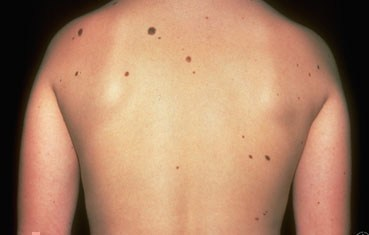
#> input picture Test_Images/mole2.0.jpg, 369 x 235 px, found by its file name
$ python __main__.py   (older library calls are emulated)
#> lines starting #> are read from the running program, lines starting #| are printed output that depends on the picture; after the words box and inside, x2 and y2 are one past the last pixel; in counts of white or black regions, pixels touching at a corner belong together
### Mole_Detector_1_2/compute_stats.py
import numpy as np
import cv2
import os

from Blob import Blob

def compute_formfactor(radius, area):
    #computre circle perimeter
    perimeter = np.pi * radius * 2
    #compute circularity
    circularity = (np.pi*4*area)/np.power(perimeter,2)
    return circularity

def compute_roundness (diameter, radius, area):
    roundness = (4*area)/(np.pi*np.power((diameter),2))
    return roundness

def error_metric (xs, ys,x1,y1,x2,y2):
    #https://en.wikipedia.org/wiki/Distance_from_a_point_to_a_line
    error = 0
    for x,y in zip(xs,ys):
        numerator = np.abs(((y2-y1)*x) - ((x2-x1)*y) + ((x2*y1) - (y2*x1)))
        denomonator = np.sqrt(np.power(y2-y1,2) + np.power(x2-x1,2))
        distance = np.power(numerator/denomonator,2)
        error += distance

    return error

def compute_lobf(roi,id):
    #find contours
    _, roi_cnt, h = cv2.findContours(roi, cv2.RETR_TREE, cv2.CHAIN_APPROX_SIMPLE)
    rows,cols = roi.shape[:2]
    for cnt in roi_cnt:
        rect = cv2.minAreaRect(cnt)
        box = cv2.boxPoints(rect)
        #print (box)
        #(vx, vy) is a normalized vector collinear to the line and (x0, y0) is a point on the line.
        [vx,vy,x,y] = cv2.fitLine(cnt, cv2.DIST_L2,0,0.01,0.01)
        #print (str(vx) + "," + str(vy) + "," + str(x) + "," + str(y))
        #get y cords from normal and contour cords
        lefty = int((-x*vy/vx) + y)
        righty = int(((cols-x)*vy/vx)+y)
        roi = cv2.cvtColor(roi, cv2.COLOR_GRAY2RGB)
        #draw line
        cv2.line(roi,(cols-1,righty),(0,lefty),(0,255,0),1)
        #print ("("+str(cols-1) + "," + str(righty) + ") -> (0," + str(lefty) + ") \n")
        #caluclate error
        xs = box[:,0]
        ys = box[:,1]
        error = error_metric (xs, ys,cols-1,righty,0,lefty)
        #cv2.imwrite("roi" + str(error) +" --"+str(id) + ".png", roi)

        return (cols-1,righty),(0,lefty), error


def compute_stats (num_labels,labels, stats, centroids, img, x_i, y_i, i, og):
    blobs = []
    #start = timeit.default_timer()
    #get component centroid coordinates
    x,y = centroids[i]
    #compute statistics
    # cv2.CC_STAT_LEFT The leftmost (x) coordinate which is the inclusive start of the bounding box in the horizontal direction.
    # cv2.CC_STAT_TOP The topmost (y) coordinate which is the inclusive start of the bounding box in the vertical direction.
    # cv2.CC_STAT_WIDTH The horizontal size of the bounding box
    # cv2.CC_STAT_HEIGHT The vertical size of the bounding box
    # cv2.CC_STAT_AREA The total area (in pixels) of the connected component

    width = stats[i,cv2.CC_STAT_WIDTH]
    height = stats[i, cv2.CC_STAT_HEIGHT]
    if height > 20:
        return None,None,None,None,None, None
    radius = (height + width)/2
    area = stats[i, cv2.CC_STAT_AREA]

    #these are the top left x, y coordinates = ONLY TO BE USED FOR GETTING ROI
    x_l = stats[i,cv2.CC_STAT_LEFT]
    y_l = stats[i,cv2.CC_STAT_TOP]

    #compute line
    #slope, y_int= compute_lobf(x,y,x_l,y_l)

    #stop = timeit.default_timer()
    #print('Time to calculate properties: ', stop - start)

    #remove everything except for component i to create isolated component matrix
    #get connected component roi
    roi = og[y_l-1: y_l+height+1, x_l-1:x_l+width+1]
    #stop = timeit.default_timer()
    #print('Time to create cm and roi: ', stop - start)

    #----------------MEASURES-------------------------------------------------------------------
    #radius = (height + width)/2

    #compute more statistics related to roundness
    radius = np.sqrt((area/np.pi))
    formfactor = compute_formfactor (radius, area)
    bounding_box_area_ratio = area/(height*width)
    if height > width:
        roundness = compute_roundness (height, radius, area)
        aspect_ratio = height/width
    else:
        roundness = compute_roundness (width, radius, area)
        aspect_ratio = width/height

    # [8 lines of commented-out code are left out]
    try:
        cord1, cord2, error = compute_lobf(roi, x_l*y_l)
        x1,y1 = cord1
        x2,y2 = cord2
    except TypeError:
        print ("cant calculate line of best fit")
        error = 0

    cv2.imwrite(os.path.join("/Users/2020shatgiskessell/Desktop/New_Mole_Detector/ANN_Images_Fiverr" , "roi19" + str(i) + ".png"), roi)

    #COMMENT OUT WHEN COLLECTING ANN DATA!!!!!
    #if the error is below 16, (the line of best fit closely matches connect component) return none
    if error < 16:
        return None,None,None,None,None, None


    # print ("(" + str(x1) + ","+str(y1)+")")
    # print ("(" + str(x2) + ","+str(y2)+")")
    # print ("\n")

    #next step: calculate residuals and do some sort of analysis

    #try  and bounding_box_area_ratio >= 0.5
    if roundness > 0.2 and 0.9 < aspect_ratio < 3 and 1.1 >= formfactor > 0.9:
        blob = Blob()
        blob.radius = radius
        blob.x = x+x_i
        blob.y = y+y_i
        #blob.matrix = component_matrix
        blob.roi = roi
        blobs.append(blob)


    return blobs

#Compactness of a BLOB is defined as the ratio of the BLOB’s area to the area of the bounding box. This can be used to distinguish compact BLOBs from noncompact ones.
#Center of the bounding box is a fast approximation of the center of mass. In mathematical terms the center of the bounding box, (xbb,ybb) is calculated as
#Compute color of blob
#   - look into HSV
#   - sum pixel intensities

### Mole_Detector_1_2/Blob.py
class Blob ():
    def __init__ (self, x = None,y = None,area = None, roi = None, matrix = None, radius = None, color = None):
        self.x = x
        self.y = y
        self.area = area
        self.roi = roi
        self.matrix = matrix
        self.radius = radius
        self.color = color

### Mole_Detector_1_2/__main__.py
#!/usr/bin/env python3
# -*- coding: utf-8 -*-
"""
Created on Fri March 15 20:05:23 2019

@author: 2020shatgiskessell
"""

import sys
sys.path.insert(0, '/Users/2020shatgiskessell/anaconda3/pkgs/opencv-3.3.1-py36h60a5f38_1/lib/python3.6/site-packages/opencv3')
import cv2
import numpy as np
import timeit
import time
import sys
import matplotlib.pyplot as plt
from scipy.spatial import distance
from sklearn.cluster import DBSCAN
import warnings
import concurrent.futures
from concurrent.futures import ThreadPoolExecutor

sys.path.append('/Users/2020shatgiskessell/Desktop/New_Mole_Detector-master/Mole_Detector_1_2/')
from compute_stats import compute_stats
from Blob import Blob
#ヽ(≧Д≦)ノ
warnings.filterwarnings("ignore")

# from skimage import data
# img = data.hubble_deep_field()[0:500, 0:500]

img = cv2.imread("/Users/2020shatgiskessell/Desktop/New_Mole_Detector-master/Test_Images/mole2.0.jpg")
#> img is the input picture: shape (235, 369, 3); mean B, G, R 101.1, 128.6, 169.2
img2 = cv2.imread("/Users/2020shatgiskessell/Desktop/New_Mole_Detector-master/Test_Images/mole3.0.jpg")
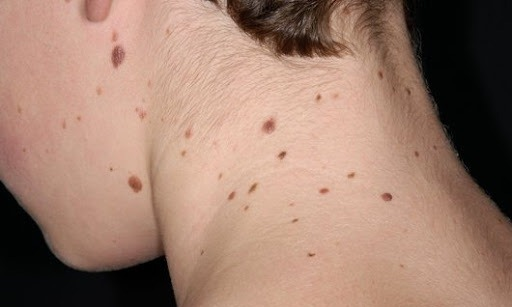
#> input picture Test_Images/mole3.0.jpg, 512 x 307 px, found by its file name
#> img2 is the input picture: shape (307, 512, 3); mean B, G, R 110.8, 126.8, 159.3
img3 = cv2.imread("/Users/2020shatgiskessell/Desktop/New_Mole_Detector-master/Test_Images/mole4.0.jpg")
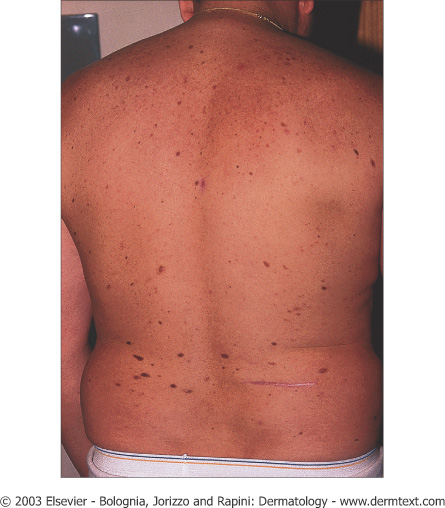
#> input picture Test_Images/mole4.0.jpg, 445 x 508 px, found by its file name
#> img3 is the input picture: shape (508, 445, 3); mean B, G, R 138.2, 147.3, 194.9
img4 = cv2.imread("/Users/2020shatgiskessell/Desktop/New_Mole_Detector-master/Test_Images/mole5.jpg")


#SKIN DETECTOR CNN
#https://github.com/HasnainRaz/Skin-Segmentation-TensorFlow

def draw_blobs (image, blobs):
    #draw blobs
    for blob in blobs:
        if blob != None:
            cv2.circle(image, (int(blob.x),int(blob.y)), 5, (0,255,0), 1)

# [23 lines left out: functions draw_blobs_coordinates, imshow_components, not called in this run]


def blob_detector (img, x_i, y_i):
    og = img.copy()
    img = cv2.Canny(img, 100, 200)

    blobs = []
    #get connected components of fg
    #print ("calculating connected components...")
    output = cv2.connectedComponentsWithStats(img, 4, cv2.CV_32S)
    # Get the results
    # The first cell is the number of labels
    #print ("calculating statistics...")
    num_labels = output[0]
    # The second cell is the label matrix
    labels = output[1]
    # The third cell is the stat matrix
    stats = output[2]
    # The fourth cell is the centroid matrix
    centroids = output[3]
    #print (centroids)
    #print(np.where(labels == 2))
    roundnesses = []
    aspect_ratios = []
    formfactors = []
    errors = []
    rois = []
    #imshow_components(labels, og)
    #print ("calculating connected components properties...")
    with concurrent.futures.ThreadPoolExecutor(5) as executor:
        future_moles = {executor.submit(compute_stats, num_labels,labels, stats, centroids, img, x_i, y_i, i, og):i for i in range(num_labels)}
        for future in concurrent.futures.as_completed(future_moles):
            found_blobs = future.result()
            if found_blobs != None:
                blobs.extend(found_blobs)
    # [5 lines of commented-out code are left out]
    return blobs

# [35 lines left out: functions sobel, Laplacian_sharpen2, not called in this run]

def Laplacian_sharpen(img):
    im_gray = cv2.cvtColor(img, cv2.COLOR_BGR2GRAY)
    img_blur = cv2.GaussianBlur(im_gray,(5,5),0)
    #img_blur2 = cv2.GaussianBlur(im_gray,(5,5),0)

    img_lap = cv2.Laplacian(img_blur, cv2.CV_16S, 3)
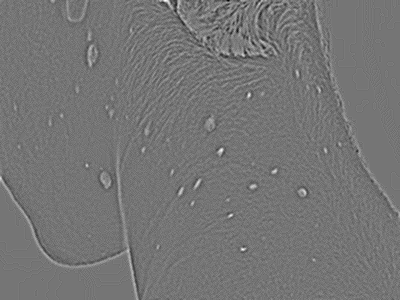
#> img_lap: shape (300, 400) int16; min -30, max 35, mean 0; drawn with min black and max white
    im_gray = np.float32(im_gray)
    subtracted = im_gray - img_lap
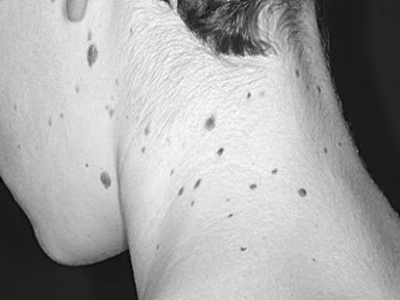
#> subtracted: shape (300, 400) float32; min -24, max 218, mean 134.5; drawn with min black and max white
    subtracted = np.clip(subtracted, 0, 255)
    #subtract_gus = img_blur2 - img_blur

    #img_lap = img_lap.astype('uint8')
    subtracted = subtracted.astype('uint8')
    return subtracted

def mse(x, y):
    return np.linalg.norm(x - y)

# [4 lines left out: function get_centroid, not called in this run]

def plot_mole_coordinates (blobs):
    x = []
    y = []
    #get x and y coordinates for every blob
    for blob in blobs:
        if blob != None:
            x.append(blob.x)
            y.append(blob.y)
    #plt.scatter(x, y)
    #plt.show()
    return x,y

def get_skin(img, sharpened):
    lower = np.array([0, 48, 80], dtype = "uint8")
    upper = np.array([20, 255, 255], dtype = "uint8")
    converted = cv2.cvtColor(img, cv2.COLOR_BGR2HSV)
#> converted: shape (300, 400, 3); mean H, S, V 20.6, 84.8, 159.5
    skinMask = cv2.inRange(converted, lower, upper)
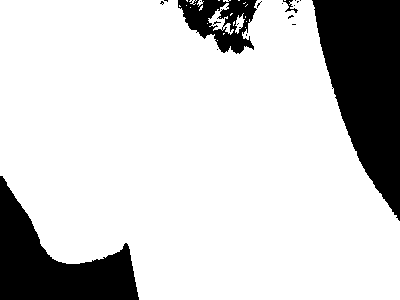
#> skinMask: shape (300, 400); 81.3% white; 19 black regions (15 under 20 px), largest, box (x1, y1, x2, y2) and area: (312, 0, 400, 221) 12151, (0, 176, 139, 300) 7864, (178, 0, 257, 54) 2325, (283, 0, 298, 13) 62

    kernel = cv2.getStructuringElement(cv2.MORPH_ELLIPSE, (11, 11))
    skinMask = cv2.erode(skinMask, kernel, iterations = 2)
#> skinMask: shape (300, 400); 74% white; 2 black regions, box (x1, y1, x2, y2) and area: (150, 0, 400, 231) 20795, (0, 166, 149, 300) 10422
    skinMask = cv2.dilate(skinMask, kernel, iterations = 2)
#> skinMask: shape (300, 400); 80.2% white; 3 black regions, box (x1, y1, x2, y2) and area: (280, 0, 400, 221) 12742, (0, 176, 139, 300) 7887, (160, 0, 263, 54) 3104
    skinMask = cv2.morphologyEx(skinMask, cv2.MORPH_OPEN, kernel)
    skinMask = cv2.morphologyEx(skinMask, cv2.MORPH_CLOSE, kernel)
#> skinMask: shape (300, 400); 80.3% white; 3 black regions, box (x1, y1, x2, y2) and area: (282, 0, 400, 218) 12714, (0, 178, 139, 300) 7846, (171, 0, 261, 54) 3035

    skinMask = cv2.GaussianBlur(skinMask, (3,3),0)

    sharpened = cv2.bitwise_and(sharpened, sharpened, mask = skinMask)
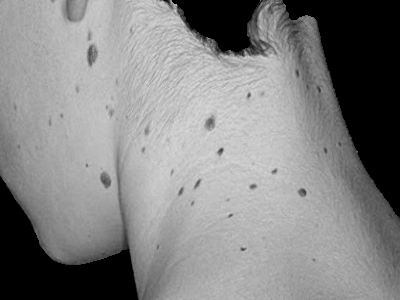
#> sharpened: shape (300, 400); min 0, max 218, mean 132.1

    return sharpened

# [11 lines left out: function load_video, not called in this run]

#When you filter connected components by size, it also gets rid of bigger moles_recognized
def main (img, id_, detect_skin):
    #resize image to 400x300 (4:3 aspect ratio)
    start = timeit.default_timer()
    img = cv2.resize(img, (400,300))

    #draw blobs on image
    img1 = img.copy()
    #img2 = img.copy()
    #img3 = img.copy()
    img4 = img.copy()

    #create sliding window to detect initial blobs
    #blobs_found = sliding_window(img1, 5, [32,32])
    #print ("sharpening image...")
    sharpened = Laplacian_sharpen(img1)
    #sharpened2 = Laplacian_sharpen2(img1)
    #cv2.imwrite("sharpened1.png", sharpened)
    #sharpened = sobel(img1)

    if detect_skin:
        sharpened = get_skin(img1, sharpened)

    blobs = blob_detector(sharpened,0,0)
#> in blob_detector, `img = cv2.Canny(img, 100, 200)`: img: shape (300, 400); 2.2% white in thin lines or dots
#> in blob_detector, `num_labels = output[0]`: num_labels = 96
#> in blob_detector, `labels = output[1]`:
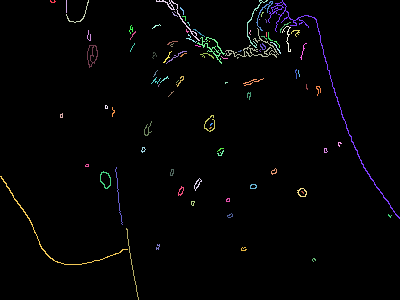
#> labels: shape (300, 400) int32; 96 distinct labels, from 0 to 95; one colour per label, 0 black
#> in blob_detector, `stats = output[2]`: stats = 96 rows, first 6: [0, 0, 400, 300, 117365], [50, 0, 6, 3, 10], [66, 0, 1, 13, 13], [66, 0, 23, 23, 47], [156, 0, 44, 41, 115], [247, 0, 21, 48, 81]
#> in blob_detector, `centroids = output[3]`: centroids = 96 pairs, first value 50.96 to 389.3, second value 1.2 to 263
#> in blob_detector, `future_moles = {executor.submit(compute_stats, num_labels,labels, stat..`: future_moles = 96 items
#> the loop in blob_detector, `for future in concurrent.futures.as_completed(future_moles):` made 96 passes
#> after the loop in blob_detector, `for future in concurrent.futures.as_completed(future_moles):`: blobs = 239 items
#> blobs = 239 items
    #remove any Nones in blob array
    blobs = [e for e in blobs if e != None]
#> blobs = 47 items
    #plot the mole coordinates
    #print ("plotting mole coordinates...")
    x,y = plot_mole_coordinates(blobs)
#> the loop in plot_mole_coordinates, `for blob in blobs:` made 47 passes
#> after the loop in plot_mole_coordinates, `for blob in blobs:`: x = 47 values, max 389.3 at index 7, min 61.09 at index 1, mean 213.3; y = 47 values, max 259.2 at index 43, min 10.09 at index 4, mean 118.5

    #remove false positive blobs using DBSCAN clustering - PLAY AROUND WITH PARAMETERS
    #x2,y2, n_moles = validate_blob3(x,y,30)

    draw_blobs(img1, blobs)
#> the loop in draw_blobs, `for blob in blobs:` made 47 passes
    #draw_blobs_coordinates(img4, x2,y2)
    stop = timeit.default_timer()

    #print('Time: ', stop - start)
    #----------------------------------
    cv2.imshow('all', img1)
    #cv2.imwrite('all3.png', img1)
    #print (len(blobs))
    cv2.waitKey(0)
    cv2.destroyAllWindows()
    return x,y, len(blobs), img1

main (img2, 1, detect_skin = True)
